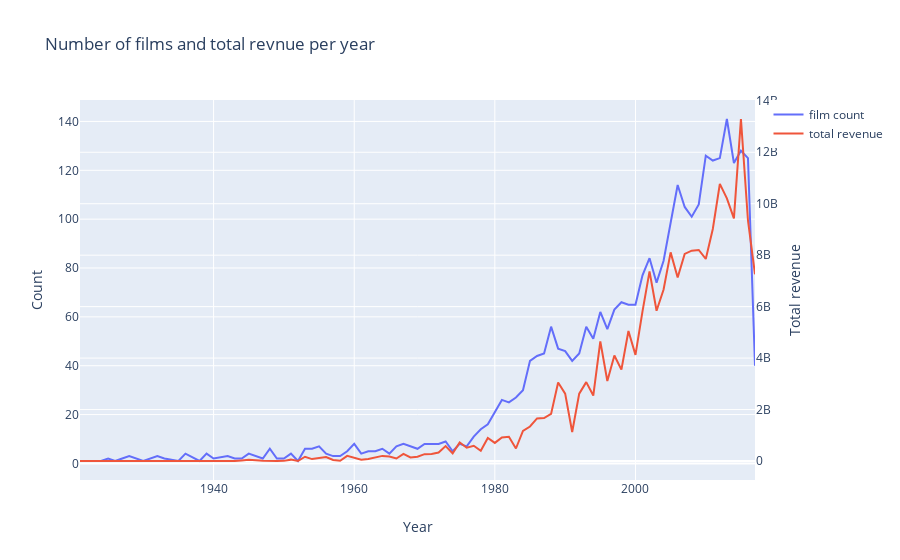

Here is the notebook cell this chart was saved with:
### Markdown cell above
### Task 6: Number of Films and Revenue Per Year

### Code cell
dl = train['release_date_year'].value_counts().sort_index()
d2 = train.groupby(['release_date_year'])['revenue'].sum()

data = [go.Scatter(x=d1.index, y=d1.values, name='film count'),
       go.Scatter(x=d2.index, y=d2.values, name='total revenue', yaxis='y2')]

layout = go.Layout(dict(title = 'Number of films and total revnue per year',
                        xaxis = dict(title = 'Year'),
                        yaxis = dict(title = 'Count'),
                        yaxis2=dict(title='Total revenue', overlaying='y', side='right')), legend = dict(orientation='v'))
py.iplot(dict(data=data, layout=layout))
